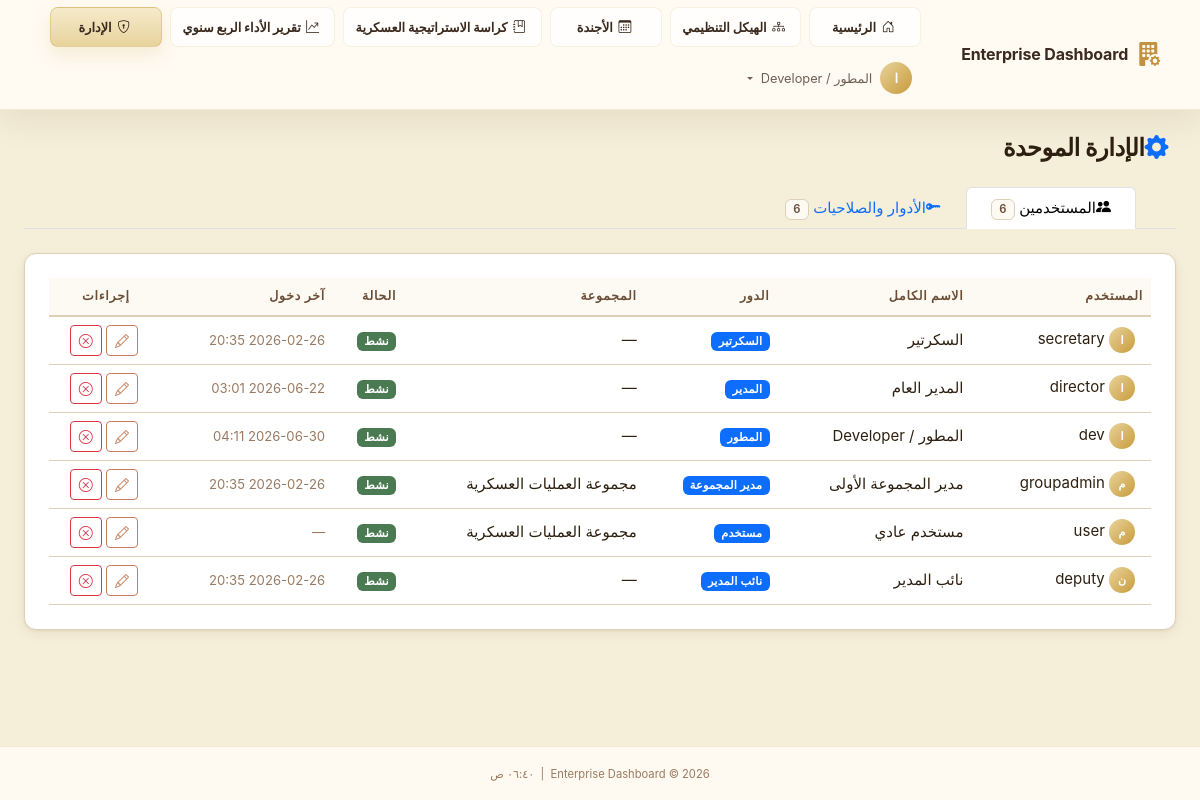
Screenshot of /admin/users (signed in) with the database file from the repository.
### app/models/user.py (models this page shows, shortened)
class User(UserMixin, db.Model):
    __tablename__ = 'users'
    id              = db.Column(db.String(36), primary_key=True, default=lambda: str(uuid.uuid4()))
    ldap_dn         = db.Column(db.String(255), unique=True, nullable=True)
    username        = db.Column(db.String(80),  unique=True, nullable=False, index=True)
    email           = db.Column(db.String(120), nullable=False)
    full_name       = db.Column(db.String(120), nullable=False)
    password_hash   = db.Column(db.String(255), nullable=True)  # Only for sim mode
    is_ldap_user    = db.Column(db.Boolean, default=True)
    is_active       = db.Column(db.Boolean, default=True)
    role_id         = db.Column(db.Integer, db.ForeignKey('roles.id'), nullable=True)
    department_id   = db.Column(db.Integer, db.ForeignKey('departments.id'), nullable=True)
    failed_logins     = db.Column(db.Integer, default=0)
    locked_until      = db.Column(db.DateTime, nullable=True)
    created_at  = db.Column(db.DateTime, default=datetime.utcnow)
    updated_at  = db.Column(db.DateTime, default=datetime.utcnow, onupdate=datetime.utcnow)
    last_login  = db.Column(db.DateTime, nullable=True)
    role       = db.relationship('Role', back_populates='users')
    department = db.relationship('Department', back_populates='users')
    audit_logs = db.relationship('AuditLog', back_populates='user', lazy='dynamic',
                                 foreign_keys='AuditLog.user_id')
    @property
    def is_authenticated(self) -> bool:
        return True
    def has_permission(self, required_level: int) -> bool:
        if not self.role:
            return False
        return self.role.permission_level >= required_level
    @property
    def permission_level(self) -> int:
        return self.role.permission_level if self.role else 0
    def can_admin(self) -> bool:
        return self.permission_level >= 80  # Deputy and above
    @classmethod
    def get_by_id(cls, user_id: str) -> Optional['User']:
        return cls.query.get(user_id)

### app/models/role.py (models this page shows, shortened)
class Role(db.Model):
    __tablename__ = 'roles'
    id               = db.Column(db.Integer, primary_key=True)
    code             = db.Column(db.String(30), unique=True, nullable=False)
    name             = db.Column(db.String(80), nullable=False)
    name_ar          = db.Column(db.String(80), nullable=False, default='')
    permission_level = db.Column(db.Integer, nullable=False)
    description      = db.Column(db.Text, default='')
    is_system        = db.Column(db.Boolean, default=False)  # Cannot be deleted
    users = db.relationship('User', back_populates='role', lazy='dynamic')

### app/models/department.py (models this page shows, shortened)
class Department(db.Model):
    __tablename__ = 'departments'
    id                 = db.Column(db.Integer, primary_key=True)
    code               = db.Column(db.String(20), unique=True, nullable=False)
    name               = db.Column(db.String(120), nullable=False)
    description        = db.Column(db.Text, default='')
    responsible_person = db.Column(db.String(120), default='')          # Title / role (e.g., "رئيس هيئة...")
    responsible_name   = db.Column(db.String(120), default='')          # Person's name (shown above the title)
    color              = db.Column(db.String(7), default='#4F8EF7')   # Hex color
    icon               = db.Column(db.String(60), default='bi-grid-fill')
    logo_file          = db.Column(db.String(120), nullable=True)     # Custom logo filename
    concept_number     = db.Column(db.Integer, nullable=True)         # Operational Concept Number
    order_index        = db.Column(db.Integer, default=0)
    is_active          = db.Column(db.Boolean, default=True, nullable=False)
    is_central         = db.Column(db.Boolean, default=False, nullable=False)  # CEO hub group
    director_notes     = db.Column(db.Text, default='')               # Inline CEO notes
    concept_number     = db.Column(db.Integer, nullable=True)         # المفهوم العملياتي المشترك عدد
    created_at         = db.Column(db.DateTime, server_default=db.func.now())
    updated_at         = db.Column(db.DateTime, server_default=db.func.now(), onupdate=db.func.now())
    users   = db.relationship('User', back_populates='department', lazy='dynamic')
    metrics = db.relationship('DepartmentMetrics', back_populates='department',
                              lazy='dynamic', cascade='all, delete-orphan')

### app/admin/routes.py (the view)
@admin_bp.route('/users')
@login_required
@require_permission(PERMISSIONS['DEPUTY'])
def users():
    all_users = User.query.order_by(User.full_name).all()
    all_roles = Role.query.order_by(Role.permission_level.desc()).all()
    all_depts = Department.query.order_by(Department.order_index).all()
    return render_template('admin/users.html',
                           all_users=all_users,
                           all_roles=all_roles,
                           all_depts=all_depts,
                           page_title='إدارة المستخدمين')

### app/__init__.py (called while the page is built)
def _register_extensions(app: Flask) -> None:
    db.init_app(app)
    login_manager.init_app(app)
    csrf.init_app(app)
    login_manager.login_view          = 'auth.login'
    login_manager.login_message       = 'Please sign in to access this page.'
    login_manager.login_message_category = 'warning'
    login_manager.session_protection  = 'strong'
    @login_manager.user_loader
    def load_user(user_id: str):
        from app.models.user import User
        return User.get_by_id(user_id)

def _register_context_processors(app: Flask) -> None:
    from datetime import datetime
    from app.models.role import PERMISSIONS
    @app.context_processor
    def inject_globals():
        return {
            'PERMISSIONS': PERMISSIONS,
            'now':         datetime.utcnow,
            'app_name':    app.config.get('APP_NAME', 'Enterprise Dashboard'),
        }

### app/templates/admin/users.html (shortened to what this page needs)
{% extends "base.html" %}
{% block content %}
<div class="container-fluid px-4 py-4">
    <div class="d-flex align-items-center justify-content-between mb-4">
        <h1 class="page-title mb-0"><i class="bi bi-gear-fill text-primary me-2"></i>الإدارة الموحدة</h1>
    </div>
    <ul class="nav nav-tabs mb-4" id="adminTabs" role="tablist">
        <li class="nav-item" role="presentation">
            <button class="nav-link active" id="users-tab" data-bs-toggle="tab" data-bs-target="#users" type="button" role="tab" aria-controls="users" aria-selected="true">
                <i class="bi bi-people-fill me-2"></i>المستخدمين
                <span class="badge bg-secondary ms-2">{{ all_users|length }}</span>
            </button>
        </li>
        <li class="nav-item" role="presentation">
            <button class="nav-link" id="roles-tab" data-bs-toggle="tab" data-bs-target="#roles" type="button" role="tab" aria-controls="roles" aria-selected="false">
                <i class="bi bi-key-fill me-2"></i>الأدوار والصلاحيات
                <span class="badge bg-secondary ms-2">{{ all_roles|length }}</span>
            </button>
        </li>
    </ul>
    <div class="tab-content" id="adminTabsContent">
        <div class="tab-pane fade show active" id="users" role="tabpanel" aria-labelledby="users-tab">
            <div class="section-card glass-card">
                <div class="table-responsive">
                    <table class="table table-dark table-hover align-middle mb-0" id="usersTable">
                        <thead>
                            <tr>
                                <th>المستخدم</th>
                                <th>الاسم الكامل</th>
                                <th>الدور</th>
                                <th>المجموعة</th>
                                <th>الحالة</th>
                                <th>آخر دخول</th>
                                <th class="text-center">إجراءات</th>
                            </tr>
                        </thead>
                        <tbody>
                            {% for user in all_users %}
                            <tr>
                                <td>
                                    <span class="avatar-circle avatar-sm me-2">{{ user.full_name[0]|upper }}</span>
                                    {{ user.username }}
                                </td>
                                <td>{{ user.full_name }}</td>
                                <td>
                                    {% if user.role %}
                                    <span class="badge" style="background: var(--bs-primary)">
                                        {{ user.role.name_ar }}
                                    </span>
                                    {% else %}<span class="text-muted">—</span>{% endif %}
                                </td>
                                <td>{{ user.department.name if user.department else '—' }}</td>
                                <td>
                                    {% if user.is_active %}
                                    <span class="badge bg-success">نشط</span>
                                    {% else %}
                                    <span class="badge bg-danger">معطل</span>
                                    {% endif %}
                                </td>
                                <td>
                                    <small class="text-muted">
                                        {{ user.last_login.strftime('%Y-%m-%d %H:%M') if user.last_login else '—' }}
                                    </small>
                                </td>
                                <td class="text-center">
                                    <button class="btn btn-sm btn-outline-primary me-1" data-bs-toggle="modal"
                                        data-bs-target="#editUserModal" data-user-id="{{ user.id }}"
                                        data-user-name="{{ user.full_name }}" data-role-id="{{ user.role_id or '' }}"
                                        data-dept-id="{{ user.department_id or '' }}"
                                        data-is-active="{{ 'true' if user.is_active else 'false' }}">
                                        <i class="bi bi-pencil"></i>
                                    </button>
                                    <form action="{{ url_for('admin.toggle_user_active', user_id=user.id) }}" method="POST"
                                        class="d-inline">
                                        <button type="submit"
                                            class="btn btn-sm {{ 'btn-outline-success' if not user.is_active else 'btn-outline-danger' }}"
                                            title="{{ 'تفعيل' if not user.is_active else 'تعطيل' }}"
                                            onclick="return confirm('هل تريد تغيير حالة هذا المستخدم؟')">
                                            <i class="bi bi-{{ 'check-circle' if not user.is_active else 'x-circle' }}"></i>
                                        </button>
                                    </form>
                                </td>
                            </tr>
                            {% else %}
                            <tr>
                                <td colspan="7" class="text-center text-muted py-4">لا يوجد مستخدمون</td>
                            </tr>
                            {% endfor %}
                        </tbody>
                    </table>
                </div>
            </div>
        </div>
    </div>
</div>
{% endblock %}

### app/templates/base.html (shortened to what this page needs)
<!DOCTYPE html>
<html lang="ar" dir="rtl">
<head>
  <link rel="stylesheet" href="{{ url_for('static', filename='css/bootstrap.min.css') }}">
  <link rel="stylesheet" href="{{ url_for('static', filename='css/bootstrap-icons.css') }}">
  <link rel="stylesheet" href="{{ url_for('static', filename='css/custom.css') }}">
</head>
<body class="{% block body_class %}app-body{% endblock %}">
  {% block body %}
  <nav class="navbar navbar-dark navbar-expand-lg app-navbar" id="mainNav">
    <div class="container-fluid px-4">
      <a class="navbar-brand d-flex align-items-center gap-2" href="{{ url_for('dashboard.index') }}">
        <i class="bi bi-building-fill-gear fs-4 text-primary-glow"></i>
        <span class="fw-bold">{{ app_name }}</span>
      </a>
      <div class="collapse navbar-collapse" id="navbarMain">
        <ul class="navbar-nav ms-auto align-items-center gap-2 main-nav-menu">
          <li class="nav-item">
            <a class="nav-link primary-nav-link {% if request.endpoint == 'dashboard.index' %}active{% endif %}"
              href="{{ url_for('dashboard.index') }}">
              <i class="bi bi-house-door me-1"></i>الرئيسية
            </a>
          </li>
          <li class="nav-item">
            <a class="nav-link primary-nav-link {% if request.endpoint == 'dashboard.org_structure' %}active{% endif %}"
              href="{{ url_for('dashboard.org_structure') }}">
              <i class="bi bi-diagram-3 me-1"></i>الهيكل التنظيمي
            </a>
          </li>
          <li class="nav-item">
            <a class="nav-link primary-nav-link {% if request.endpoint == 'dashboard.agenda' %}active{% endif %}"
              href="{{ url_for('dashboard.agenda') }}">
              <i class="bi bi-calendar3 me-1"></i>الأجندة
            </a>
          </li>
          <li class="nav-item">
            <a class="nav-link primary-nav-link {% if request.endpoint == 'dashboard.strategy_booklet' %}active{% endif %}"
              href="{{ url_for('dashboard.strategy_booklet') }}">
              <i class="bi bi-journal-bookmark me-1"></i>كراسة الاستراتيجية العسكرية
            </a>
          </li>
          <li class="nav-item">
            <a class="nav-link primary-nav-link {% if request.endpoint == 'dashboard.quarterly_performance' %}active{% endif %}"
              href="{{ url_for('dashboard.quarterly_performance') }}">
              <i class="bi bi-graph-up-arrow me-1"></i>تقرير الأداء الربع سنوي
            </a>
          </li>
          {% if current_user.is_authenticated %}
          {% if current_user.can_admin() %}
          <li class="nav-item">
            <a class="nav-link primary-nav-link {% if request.endpoint and request.endpoint.startswith('admin') %}active{% endif %}"
              href="{{ url_for('admin.users') }}">
              <i class="bi bi-shield-lock me-1"></i>الإدارة
            </a>
          </li>
          {% endif %}
          <li class="nav-item dropdown">
            <a class="nav-link dropdown-toggle d-flex align-items-center gap-2" href="#" role="button"
              data-bs-toggle="dropdown">
              <span class="avatar-circle">{{ current_user.full_name[0]|upper }}</span>
              <span class="d-none d-md-inline">{{ current_user.full_name }}</span>
            </a>
          </li>
          {% endif %}
        </ul>
      </div>
    </div>
  </nav>
  <main class="main-content">
    {% block content %}{% endblock %}
  </main>
  <footer class="app-footer mt-auto py-3 text-center">
    <small class="text-muted">
      {{ app_name }} &copy; {{ now().year }}
      &nbsp;|&nbsp;
      <span id="currentTime"></span>
    </small>
  </footer>
  {% endblock %}
</body>
</html>

### rows the page displays
User: full_name "ا", full_name "المطور / Developer", username "dev", role.name_ar "المطور", department "—", is_active "نشط", last_login "2026-06-30 04:11"
User: full_name "ا", username "secretary", full_name "السكرتير", role.name_ar "السكرتير", department "—", is_active "نشط", last_login "2026-02-26 20:35"
User: full_name "ا", username "director", full_name "المدير العام", role.name_ar "المدير", department "—", is_active "نشط", last_login "2026-06-22 03:01"
User: full_name "م", username "groupadmin", full_name "مدير المجموعة الأولى", role.name_ar "مدير المجموعة", department "مجموعة العمليات العسكرية", is_active "نشط", last_login "2026-02-26 20:35"
User: full_name "م", username "user", full_name "مستخدم عادي", role.name_ar "مستخدم", department "مجموعة العمليات العسكرية", is_active "نشط", last_login "—"
User: full_name "ن", username "deputy", full_name "نائب المدير", role.name_ar "نائب المدير", department "—", is_active "نشط", last_login "2026-02-26 20:35"

### other values shown
{{ app_name }} "Enterprise Dashboard"
{{ all_users|length }} "6"
{{ all_roles|length }} "6"
